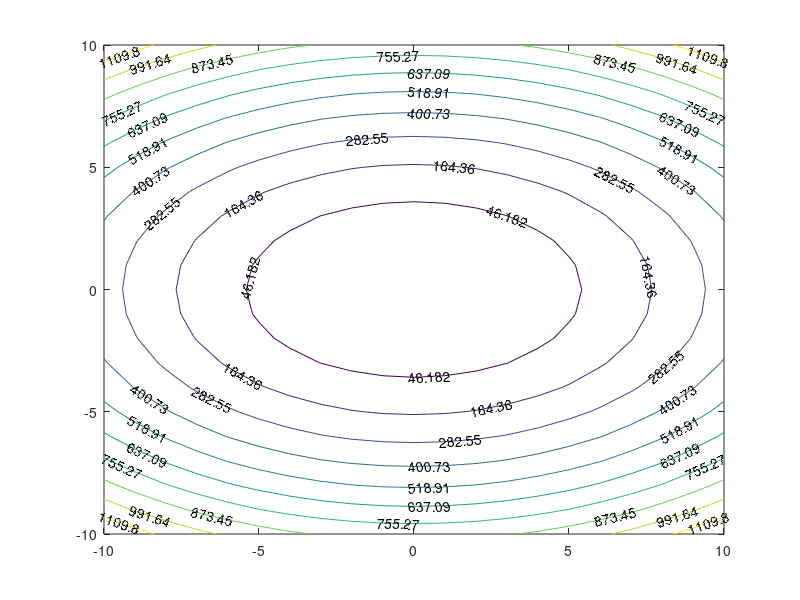

MATLAB code for this plot: (Note: this script raises an error after producing the figure.)
[x,y] = meshgrid(-10:10,-10:10)

z = 4.*x.^2 + 9.*y.^2 - 72;

contour(x,y,z,'ShowText','on')
% B part
pkg load symbolic
% syms x y z;
% z = 4.*x.^2 + 9.*y.^2 - 72;
% gradient(z,[x,y])
% hessian(z,[x,y])

% C part
figure;
contour(x,y,z,'ShowText','on')
[px,py] = gradient(z)
hold on;
quiver(x,y,px,py)
